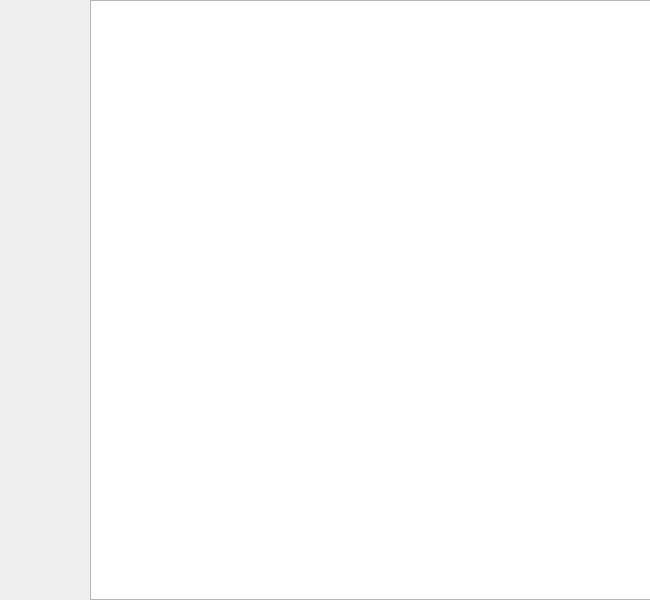
<?xml version="1.0" encoding="UTF-8"?>
<ui version="4.0">
 <class>window</class>
 <widget class="QDialog" name="window">
  <property name="geometry">
   <rect>
    <x>0</x>
    <y>0</y>
    <width>650</width>
    <height>600</height>
   </rect>
  </property>
  <property name="minimumSize">
   <size>
    <width>450</width>
    <height>600</height>
   </size>
  </property>
  <property name="maximumSize">
   <size>
    <width>1000</width>
    <height>1000</height>
   </size>
  </property>
  <property name="windowTitle">
   <string>pacman</string>
  </property>
  <widget class="QGraphicsView" name="graphicsView">
   <property name="geometry">
    <rect>
     <x>90</x>
     <y>0</y>
     <width>640</width>
     <height>600</height>
    </rect>
   </property>
   <property name="minimumSize">
    <size>
     <width>450</width>
     <height>600</height>
    </size>
   </property>
   <property name="maximumSize">
    <size>
     <width>640</width>
     <height>600</height>
    </size>
   </property>
  </widget>
 </widget>
 <layoutdefault spacing="6" margin="11"/>
 <resources/>
 <connections/>
</ui>
